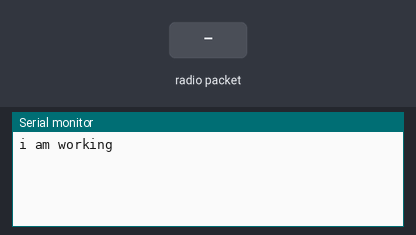
A sketch run on a simulated Arduino Uno, built with avr-gcc and run on an emulated ATmega328P. Parts: the last lines printed to the serial monitor. Inputs (shaded band) come from the test bench. No radio packets arrive unless stated.

Above: at 1.2 s.
1.3 s: radio packet "5" arrives
At 1.7 s:
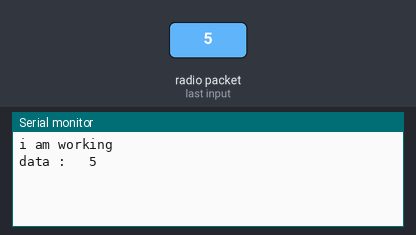
2.8 s: radio packet "90" arrives
At 4.0 s:
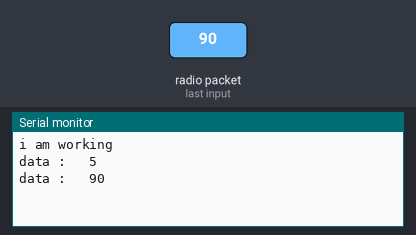
4.3 s: radio packet "200" arrives
At 5.2 s:
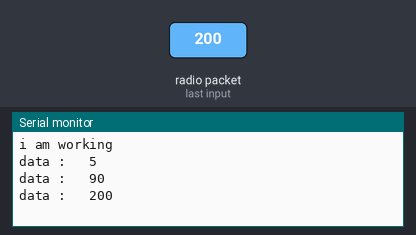

Measured:
- after the input at 1.3 s, the serial monitor: prints a new line at once (image 1)
- after the input at 2.8 s, the serial monitor: prints a new line at once (image 2)
- after the input at 4.3 s, the serial monitor: prints a new line at once (image 3)

The sketch:

final_radio_receiver.ino
```cpp
#include <RH_ASK.h>
#include <SPI.h> // Not actualy used but needed to compile

RH_ASK driver(8000,11,12,10, false);
int loop_count=0;
int ovf_const = 0;

void setup()
{
    Serial.begin(250000); // Debugging only
    if (!driver.init())
         {
          Serial.println("init failed");

         while(1)
         {
          Serial.println("x");
          Serial.println(0);
          Serial.println("y");
          Serial.println(0);
          Serial.println("time");
          Serial.println(0);

         }
         }
    else{
      Serial.println("i am working");
    }
}
String data_rec;

void loop()
{
    int index;
    uint8_t rec_buffer[30];
    uint8_t buflen = sizeof(rec_buffer);
    char data[30];
    int value;
    //int x = atoi(buf);

     if (driver.recv(rec_buffer, &buflen)) // Non-blocking
    {
      for(index=0;index<buflen;index++)
        data[index]=(char)rec_buffer[index];
      data[index]='\0';
     Serial.print("data :   "); Serial.println(data);


      // get_data function takes second arg as start delimiter and third arg
      // as ending delimiter to extract the content from the string
      //value=get_data(data,'r','p')/10000.00;
      //Serial.print("roll: "); Serial.println(value);

      //value=get_data(data,'b','t');
      //Serial.println("y"); Serial.println(value);

      //value=get_data(data,'t','u');
      //Serial.println("time"); Serial.println(value);

      //value=get_data(data,'u','e');
      //Serial.println("x"); Serial.println(value);

      //Serial.print("Time at recevier: "); Serial.println((float)millis()/1000);
    }


}


 int get_data(char message[],char start_delimiter,char end_delimiter)
 {
  int buflen,index,start_pos,end_pos,new_index;
  buflen=strlen(message);
  char message_data[20];

  for(index=0;index<buflen;index++)
    if(message[index]==start_delimiter)
      {
        start_pos=index; break;
      }

  for(index=0;index<buflen;index++)
    if(message[index]==end_delimiter)
      {
        end_pos=index; break;
      }
  start_pos=start_pos+1;

  for(index=start_pos,new_index=0;index<end_pos;index++,new_index++)
    message_data[new_index]=(char)message[index];

  message_data[new_index]='\0';
  int value =atoi(message_data);

  return value;
 }
```
